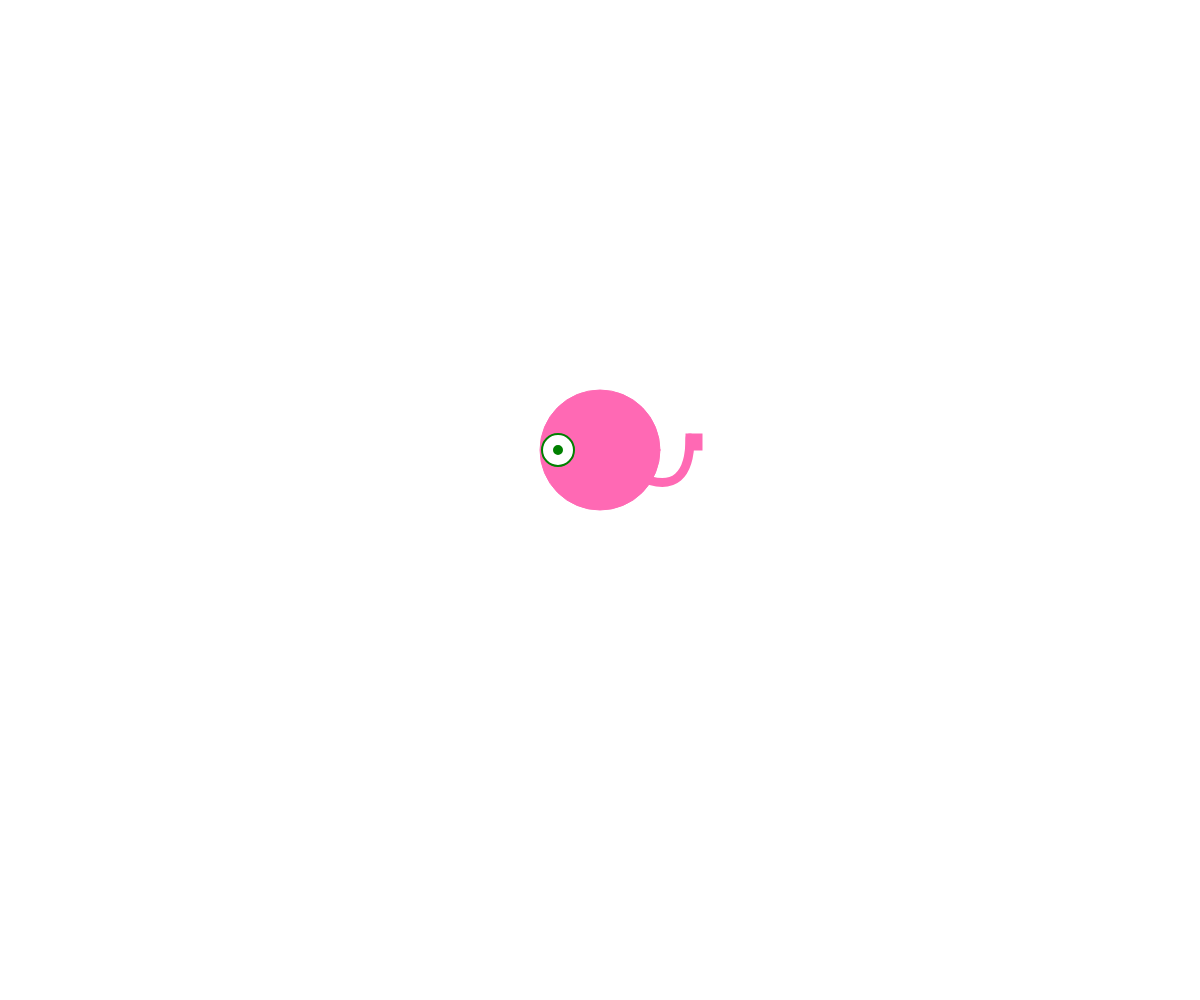
Frame 1 (no input)
Frame 60 (no input): identical to frame 1, image omitted
Frame 120 (the mouse pressed at the canvas centre since frame 60): identical to frame 1, image omitted

The p5.js sketch that drew this single still picture (run headless with seeded random() and noise() and a simulated clock; from frame 60 on, the mouse is pressed at the canvas centre):

// p5.js sketch
// ── sketch.js
const canvasWidth = window.innerWidth;
const canvasHeight = window.innerHeight; 

let color = 'white';
const bubbles = [];
let x = canvasWidth / 2;
let y = canvasHeight / 2 - 50;
let d = 50;
let color1 = 'hotpink';
let color2 = 'green';

function setup() {
    createCanvas(canvasWidth, canvasHeight);

    // circle(x, y, 50);

    displayMessage();
}

function shoot() {
    // 1. When you drag your mouse, create a bubble 
    //    object and add it to the "bubbles" list.
    const bubble = {
        x: x,
        y: y - 25,
        d: 8,
        speed: 10
    }
    bubbles.push(bubble)
}

function draw() {
    clear();
    // 2. loop through the bubbles list and draw / animate each bubble:
    for (const bubble of bubbles) {
        circle(bubble.x, bubble.y, bubble.d);
        bubble.x -= bubble.speed;
    }

    stroke(color1);
        strokeWeight(9);
        fill('nofill');
        curve(
            x, y-100,
            x, y,
            x+(80+10), y-12,
            x, y-500
        )
        fill(color2);
        rect(x+(80+10), y-12, 80*.1)
        fill(color1);
        strokeWeight(1);
        circle(x, y, 80*1.5);
        fill('white');
        stroke(color2);
        strokeWeight(2);
        circle(x-(x*.07), y, 80*.4);
        fill(color2);
        circle(x-(x*.07), y, 80*.1);
 

    // message:
    displayMessage();

}


function moveController(ev) {
    console.log(ev.code);
    if (ev.code == 'ArrowDown') {
        y += 8;
    } else if (ev.code == 'ArrowUp') {
        y -= 8;
    } else if (ev.code == 'Space') {
        shoot();
    }
    
    // message
   displayMessage();
}

function displayMessage() {
    fill('black');
     textAlign(CENTER);
     textSize(16);
    //  text("Use the arrow keys to move the avatar, spacebar to shoot.", canvasWidth/2, canvasHeight/2);
}

// Add event listener on keydown
document.addEventListener('keydown', moveController);
